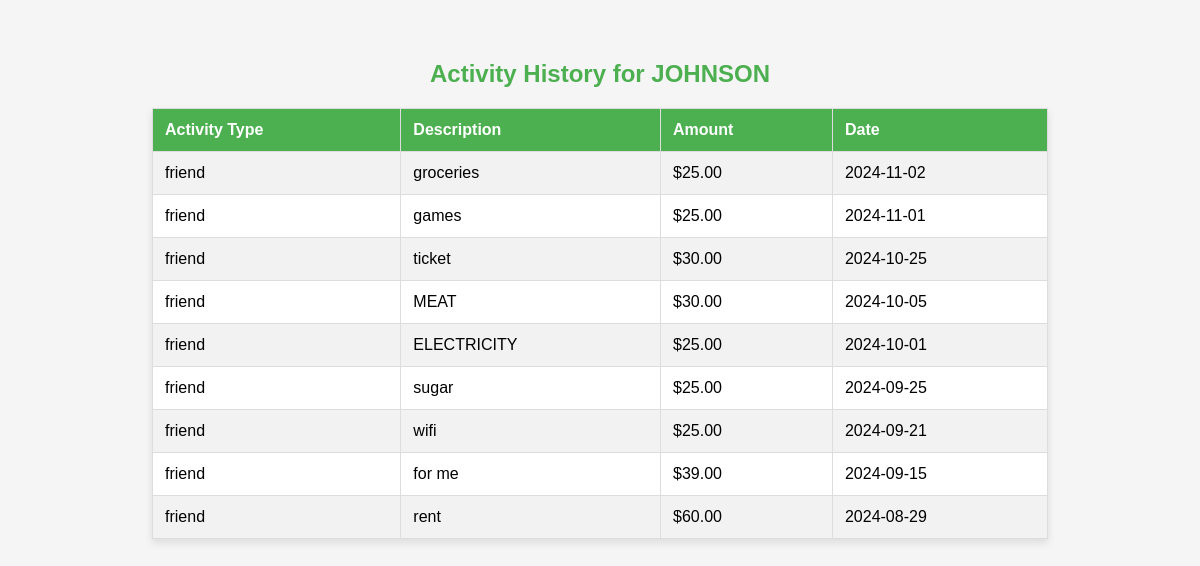
Screenshot of /user_activity (signed in) with the database file from the repository.
### tables this page shows
CREATE TABLE users (
            id INTEGER PRIMARY KEY AUTOINCREMENT,
            email TEXT NOT NULL UNIQUE,
            password TEXT NOT NULL,
            name TEXT NOT NULL,
            phone TEXT NOT NULL
        );

CREATE TABLE expense (expenseid integer PRIMARY key AUTOINCREMENT,expensename text,creatorid INTEGER , partnerid int, total INTEGER, creatoramount integer, partneramount integer, createdon date,
FOREIGN key (creatorid) 
REFERENCES users(id),FOREIGN key(partnerid) REFERENCES users(id) );

### app.py (the view)
@app.route('/user_activity')
def user_activity():
    if 'username' not in session:
        flash("Please log in to view your activity history.", "warning")
        return redirect(url_for('login'))
    logged_in_user = session.get('username')
    conn = sqlite3.connect(db_path)
    cursor = conn.cursor()
    cursor.execute('SELECT id FROM users WHERE name = ?', (logged_in_user,))
    user_id_result = cursor.fetchone()
    user_id = user_id_result[0] if user_id_result else None
    if not user_id:
        flash("User not found", "danger")
        return redirect(url_for('login'))
    print(f"Logged in user: {logged_in_user}, user_id: {user_id}")
    cursor.execute('''
        SELECT 'friend' AS activity_type,
               expensename AS description,
               total/2 AS user_share,
               createdon AS date
        FROM expense
        WHERE creatorid = ? OR partnerid = ?
        ORDER BY date DESC
    ''', (user_id, user_id))
    friend_activities = cursor.fetchall()
    cursor.execute('''
        SELECT 'group' AS activity_type,
               category AS description,
               (total_amount - (total_amount / (SELECT COUNT(*) FROM members WHERE group_name = ge.group_name))) AS user_share,
               date
        FROM group_expenses ge
        WHERE group_name IN (SELECT group_name FROM members WHERE name = ?)
        ORDER BY date DESC
    ''', (logged_in_user,))
    group_activities = cursor.fetchall()
    user_activities = friend_activities + group_activities
    print(f"Combined activities: {user_activities}")
    conn.close()
    if not user_activities:
        flash("No activity history found.", "info")
    return render_template('user_activity.html', user_activities=user_activities, username=logged_in_user)

### templates/user_activity.html (shortened to what this page needs)
<!DOCTYPE html>
<html lang="en">
<head>
</head>
<body>
    <h2>Activity History for {{ username }}</h2>
    {% if user_activities %}
    <table>
        <tr>
            <th>Activity Type</th>
            <th>Description</th>
            <th>Amount</th>
            <th>Date</th>
        </tr>
        {% for activity in user_activities %}
        <tr>
            <td>{{ activity[0] }}</td>
            <td>{{ activity[1] }}</td>
            <td>${{ "%.2f" | format(activity[2] if activity[2]) }}</td>
            <td>{{ activity[3] }}</td>
        </tr>
        {% endfor %}
    </table>
    {% else %}
    <div class="no-activity">
        <p>No activity history found.</p>
    </div>
    {% endif %}
</body>
</html>

### templates/user_activity.html (style rules this page uses)
body { font-family: Arial, sans-serif; background-color: #f5f5f5; margin: 20px; padding: 20px; }
h2 { text-align: center; color: #4caf50; }
table { width: 80%; margin: 20px auto; border-collapse: collapse; background-color: #ffffff; box-shadow: 0 4px 8px rgba(0, 0, 0, 0.1); }
th, td { padding: 12px; border: 1px solid #dddddd; text-align: left; }
th { background-color: #4caf50; color: white; }
tr:nth-child(even) { background-color: #f2f2f2; }

### rows the page displays
users: name "JOHNSON"
expense: activity "friend", expensename "groceries", activity "25.00", createdon "2024-11-02"
expense: activity "friend", expensename "games", activity "25.00", createdon "2024-11-01"
expense: activity "friend", expensename "ticket", activity "30.00", createdon "2024-10-25"
expense: activity "friend", expensename "MEAT", activity "30.00", createdon "2024-10-05"
expense: activity "friend", expensename "ELECTRICITY", activity "25.00", createdon "2024-10-01"
expense: activity "friend", expensename "sugar", activity "25.00", createdon "2024-09-25"
expense: activity "friend", expensename "wifi", activity "25.00", createdon "2024-09-21"
expense: activity "friend", expensename "for me", activity "39.00", createdon "2024-09-15"
expense: activity "friend", expensename "rent", activity "60.00", createdon "2024-08-29"
